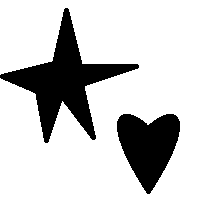
#> input picture images_segmentation/images/2objetos.bmp, 200 x 200 px, found by its file name
$ python objects_in_image.py
#> lines starting #> are read from the running program, lines starting #| are printed output that depends on the picture; after the words box and inside, x2 and y2 are one past the last pixel; in counts of white or black regions, pixels touching at a corner belong together
import numpy as np
from PIL import Image
import sys


def read_image(filename):
    return np.array(Image.open(filename))


def matrix_copy(matrix):
    copy = 255 * np.ones((len(matrix), len(matrix[0])))
    for line in range(len(copy)):
        for column in range(len(copy[0])):
            copy[line][column] = matrix[line][column][0]
    return copy


def is_valid(line, column, matrix):
    if line < 0 or line >= len(matrix) or column < 0 or column >= len(matrix[0]) or \
            matrix[line][column] == -1 or matrix[line][column] == 255:
        return False
    return True


def check_objects(line, column, matrix):
    if not is_valid(line, column, matrix):
        return matrix
    matrix[line][column] = -1
    check_objects(line, column - 1, matrix)
    check_objects(line, column + 1, matrix)
    check_objects(line + 1, column, matrix)
    check_objects(line - 1, column, matrix)
    return matrix


def objects_in_image(matrix):
    number_of_objects = 0
    matrix = matrix_copy(matrix)
    recursion_limit = len(matrix) * len(matrix[0])
    sys.setrecursionlimit(recursion_limit)
    for line in range(len(matrix)):
        for column in range(len(matrix[0])):
            if matrix[line][column] == -1:
                continue
            matrix = check_objects(line, column, matrix)
            if matrix[line][column] == -1:
                number_of_objects += 1
    print("Image has: " + str(number_of_objects) + " distinct objects.")


def check_image(filename):
    objects_in_image(read_image(filename))
#> in read_image, returned value is the input picture: shape (200, 200, 3); values 55 (black) and 255 (white), 78.8% white; 2 black regions, box (x1, y1, x2, y2) and area: (0, 8, 139, 143) 5275, (117, 114, 180, 194) 3208
#> in objects_in_image, `number_of_objects = 0`: number_of_objects = 0
#> in matrix_copy, `copy = 255 * np.ones((len(matrix), len(matrix[0])))`: copy: shape (200, 200) float64; every value is 255
#> in objects_in_image, `recursion_limit = len(matrix) * len(matrix[0])`: recursion_limit = 40000
#> after the loop in objects_in_image, `for line in range(len(matrix)):`: number_of_objects = 2
#| Image has: 2 distinct objects.
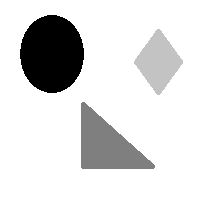
#> input picture images_segmentation/images/3objetos.bmp, 200 x 200 px, found by its file name
#> in read_image, returned value is the input picture: shape (200, 200, 3); min 0, max 255, mean 218.8
#> in objects_in_image (call 2), `number_of_objects = 0`: number_of_objects = 0
#> after the loop in objects_in_image (call 2), `for line in range(len(matrix)):`:
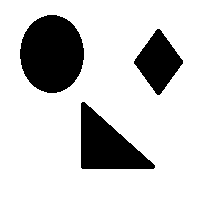
#> matrix: shape (200, 200) float64; values -1 (black) and 255 (white), 79.1% white; 3 black regions, box (x1, y1, x2, y2) and area: (20, 15, 84, 93) 3908, (81, 102, 155, 169) 2717, (134, 29, 183, 95) 1742
#> after the loop in objects_in_image (call 2), `for line in range(len(matrix)):`: number_of_objects = 3
#| Image has: 3 distinct objects.
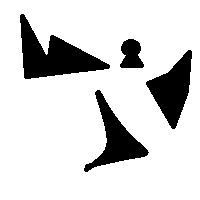
#> input picture images_segmentation/images/4objetos.bmp, 200 x 200 px, found by its file name
#> in read_image, returned value is the input picture: shape (200, 200, 3); values 78 (black) and 255 (white), 83.5% white; 4 black regions, box (x1, y1, x2, y2) and area: (20, 14, 110, 79) 2583, (146, 50, 192, 129) 1795, (84, 90, 149, 172) 1724, (120, 39, 144, 68) 514
#> in objects_in_image (call 3), `number_of_objects = 0`: number_of_objects = 0
#> after the loop in matrix_copy (call 3), `for line in range(len(copy)):`:
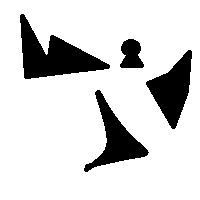
#> copy: shape (200, 200) float64; values 78 (black) and 255 (white), 83.5% white; 4 black regions, box (x1, y1, x2, y2) and area: (20, 14, 110, 79) 2583, (146, 50, 192, 129) 1795, (84, 90, 149, 172) 1724, (120, 39, 144, 68) 514
#> after the loop in objects_in_image (call 3), `for line in range(len(matrix)):`:
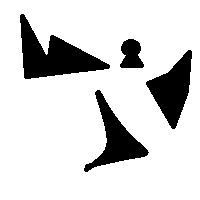
#> matrix: shape (200, 200) float64; values -1 (black) and 255 (white), 83.5% white; 4 black regions, box (x1, y1, x2, y2) and area: (20, 14, 110, 79) 2583, (146, 50, 192, 129) 1795, (84, 90, 149, 172) 1724, (120, 39, 144, 68) 514
#> after the loop in objects_in_image (call 3), `for line in range(len(matrix)):`: number_of_objects = 4
#| Image has: 4 distinct objects.


check_image('/home/bortoletti/projects/python/images_segmentation/images/2objetos.bmp')
check_image('/home/bortoletti/projects/python/images_segmentation/images/3objetos.bmp')
check_image('/home/bortoletti/projects/python/images_segmentation/images/4objetos.bmp')
